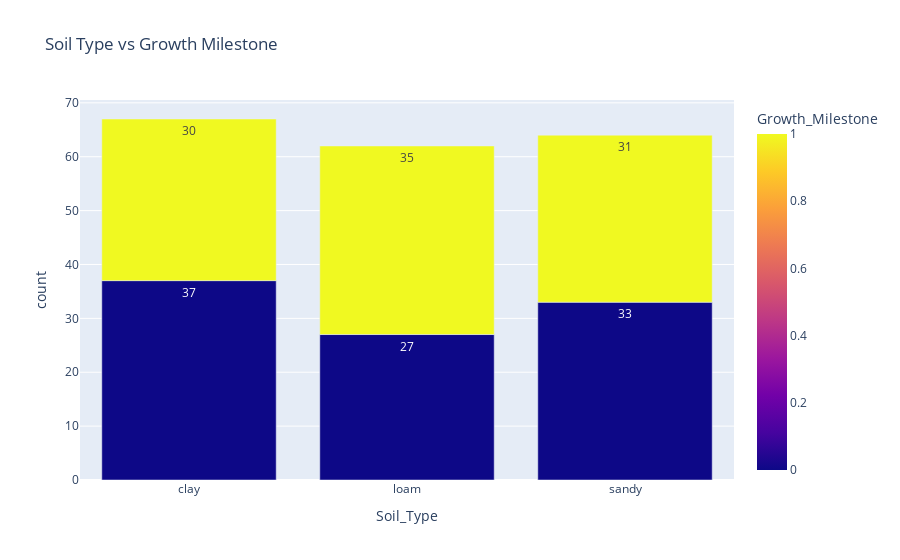

The notebook cell saved with this chart:
### Code cell
d1 = df.groupby(["Soil_Type", "Growth_Milestone"]).size().reset_index(name='count')

fig = px.bar(d1, x="Soil_Type", y="count", color="Growth_Milestone", title="Soil Type vs Growth Milestone")
fig.update_traces(texttemplate='%{y}', textposition='inside')
fig.show()

### Figure 1 — Plotly figure (JSON) as saved in the notebook; plotly's stock layout.template omitted (floating-point values rounded to 4 significant figures)
{"data": [{"alignmentgroup": "True", "hovertemplate": "Soil_Type=%{x}<br>count=%{y}<br>Growth_Milestone=%{marker.color}<extra></extra>", "legendgroup": "", "marker": {"color": [0, 1, 0, 1, 0, 1], "coloraxis": "coloraxis", "pattern": {"shape": ""}}, "name": "", "offsetgroup": "", "orientation": "v", "showlegend": false, "textposition": "inside", "texttemplate": "%{y}", "type": "bar", "x": ["clay", "clay", "loam", "loam", "sandy", "sandy"], "xaxis": "x", "y": [37, 30, 27, 35, 33, 31], "yaxis": "y"}], "layout": {"barmode": "relative", "coloraxis": {"colorbar": {"title": {"text": "Growth_Milestone"}}, "colorscale": [[0, "#0d0887"], [0.1111, "#46039f"], [0.2222, "#7201a8"], [0.3333, "#9c179e"], [0.4444, "#bd3786"], [0.5556, "#d8576b"], [0.6667, "#ed7953"], [0.7778, "#fb9f3a"], [0.8889, "#fdca26"], [1, "#f0f921"]]}, "legend": {"tracegroupgap": 0}, "title": {"text": "Soil Type vs Growth Milestone"}, "xaxis": {"anchor": "y", "domain": [0, 1], "title": {"text": "Soil_Type"}}, "yaxis": {"anchor": "x", "domain": [0, 1], "title": {"text": "count"}}}}
